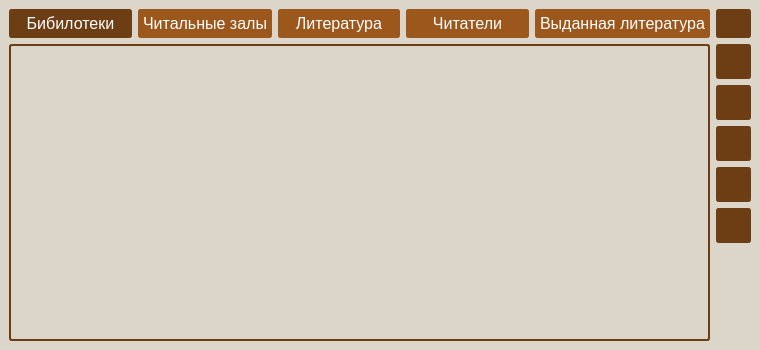
<?xml version="1.0" encoding="UTF-8"?>
<ui version="4.0">
 <class>MainWindow</class>
 <widget class="QMainWindow" name="MainWindow">
  <property name="geometry">
   <rect>
    <x>0</x>
    <y>0</y>
    <width>760</width>
    <height>350</height>
   </rect>
  </property>
  <property name="minimumSize">
   <size>
    <width>760</width>
    <height>350</height>
   </size>
  </property>
  <property name="maximumSize">
   <size>
    <width>16777215</width>
    <height>16777215</height>
   </size>
  </property>
  <property name="windowTitle">
   <string>Library</string>
  </property>
  <property name="windowIcon">
   <iconset resource="resource.qrc">
    <normaloff>:/icons/lib.png</normaloff>:/icons/lib.png</iconset>
  </property>
  <property name="styleSheet">
   <string notr="true">QWidget {
background-color: #DCD6CA;
}

QPushButton {
background-color: #9C571C;
color: white;
font-size: 12pt;
border: 2px solid #9C571C;
border-radius: 3px;
padding: 3px;
font-weight: 400;
}

QPushButton:hover{
  background-color: #9C571C;
}

QPushButton:pressed{
  background-color: #6D3D14;
  color: white;
  border: 2px solid #6D3D14;
}

QPushButton:checked{
  background-color: #6D3D14;
  color: white;
  border: 2px solid #6D3D14;
}

QTableWidget {
background-color: #DCD6CA;
color: #3c3b3a;
font-size: 10pt;
border: 2px solid #6D3D14;
border-radius: 3px;
}

</string>
  </property>
  <property name="iconSize">
   <size>
    <width>24</width>
    <height>24</height>
   </size>
  </property>
  <widget class="QWidget" name="centralwidget">
   <layout class="QVBoxLayout" name="verticalLayout">
    <item>
     <layout class="QGridLayout" name="gridLayout">
      <item row="3" column="1">
       <widget class="QPushButton" name="editing_btn">
        <property name="sizePolicy">
         <sizepolicy hsizetype="Fixed" vsizetype="MinimumExpanding">
          <horstretch>0</horstretch>
          <verstretch>0</verstretch>
         </sizepolicy>
        </property>
        <property name="minimumSize">
         <size>
          <width>35</width>
          <height>35</height>
         </size>
        </property>
        <property name="maximumSize">
         <size>
          <width>35</width>
          <height>35</height>
         </size>
        </property>
        <property name="cursor">
         <cursorShape>PointingHandCursor</cursorShape>
        </property>
        <property name="styleSheet">
         <string notr="true">QPushButton{
	padding: 0px;
	font-size: 14pt;
	background-color: #6D3D14;
	color: #DCD6CA;
    border: 2px solid #6D3D14;
}

QPushButton:hover {
	background-color: #6D3D14;
	color: #DCD6CA;
    border: 2px solid #6D3D14;
}

QPushButton:pressed {
	background-color: #9C571C;
	color: #DCD6CA;
    border: 2px solid #9C571C;
}</string>
        </property>
        <property name="text">
         <string/>
        </property>
        <property name="icon">
         <iconset resource="resource.qrc">
          <normaloff>:/btn/edit_white_24dp.svg</normaloff>:/btn/edit_white_24dp.svg</iconset>
        </property>
        <property name="iconSize">
         <size>
          <width>20</width>
          <height>20</height>
         </size>
        </property>
       </widget>
      </item>
      <item row="11" column="1">
       <spacer name="verticalSpacer">
        <property name="orientation">
         <enum>Qt::Vertical</enum>
        </property>
        <property name="sizeType">
         <enum>QSizePolicy::Fixed</enum>
        </property>
        <property name="sizeHint" stdset="0">
         <size>
          <width>20</width>
          <height>35</height>
         </size>
        </property>
       </spacer>
      </item>
      <item row="1" column="1">
       <widget class="QPushButton" name="safe_btn">
        <property name="sizePolicy">
         <sizepolicy hsizetype="Fixed" vsizetype="MinimumExpanding">
          <horstretch>0</horstretch>
          <verstretch>0</verstretch>
         </sizepolicy>
        </property>
        <property name="minimumSize">
         <size>
          <width>35</width>
          <height>35</height>
         </size>
        </property>
        <property name="maximumSize">
         <size>
          <width>35</width>
          <height>35</height>
         </size>
        </property>
        <property name="cursor">
         <cursorShape>PointingHandCursor</cursorShape>
        </property>
        <property name="styleSheet">
         <string notr="true">QPushButton{
	padding: 0px;
	font-size: 14pt;
	background-color: #6D3D14;
	color: #DCD6CA;
    border: 2px solid #6D3D14;
}

QPushButton:hover {
	background-color: #6D3D14;
	color: #DCD6CA;
    border: 2px solid #6D3D14;
}

QPushButton:pressed {
	background-color: #9C571C;
	color: #DCD6CA;
    border: 2px solid #9C571C;
}</string>
        </property>
        <property name="text">
         <string/>
        </property>
        <property name="icon">
         <iconset resource="resource.qrc">
          <normaloff>:/btn/save_white_24dp (1).svg</normaloff>:/btn/save_white_24dp (1).svg</iconset>
        </property>
        <property name="iconSize">
         <size>
          <width>20</width>
          <height>20</height>
         </size>
        </property>
       </widget>
      </item>
      <item row="4" column="1">
       <widget class="QPushButton" name="report_btn">
        <property name="sizePolicy">
         <sizepolicy hsizetype="Fixed" vsizetype="MinimumExpanding">
          <horstretch>0</horstretch>
          <verstretch>0</verstretch>
         </sizepolicy>
        </property>
        <property name="minimumSize">
         <size>
          <width>35</width>
          <height>35</height>
         </size>
        </property>
        <property name="maximumSize">
         <size>
          <width>35</width>
          <height>35</height>
         </size>
        </property>
        <property name="cursor">
         <cursorShape>PointingHandCursor</cursorShape>
        </property>
        <property name="styleSheet">
         <string notr="true">QPushButton{
	padding: 0px;
	font-size: 14pt;
	background-color: #6D3D14;
	color: #DCD6CA;
    border: 2px solid #6D3D14;
}

QPushButton:hover {
	background-color: #6D3D14;
	color: #DCD6CA;
    border: 2px solid #6D3D14;
}

QPushButton:pressed {
	background-color: #9C571C;
	color: #DCD6CA;
    border: 2px solid #9C571C;
}</string>
        </property>
        <property name="text">
         <string/>
        </property>
        <property name="icon">
         <iconset resource="resource.qrc">
          <normaloff>:/btn/feed_white_24dp.svg</normaloff>:/btn/feed_white_24dp.svg</iconset>
        </property>
        <property name="iconSize">
         <size>
          <width>20</width>
          <height>20</height>
         </size>
        </property>
       </widget>
      </item>
      <item row="0" column="1">
       <widget class="QPushButton" name="logout_btn">
        <property name="sizePolicy">
         <sizepolicy hsizetype="Fixed" vsizetype="Ignored">
          <horstretch>0</horstretch>
          <verstretch>0</verstretch>
         </sizepolicy>
        </property>
        <property name="minimumSize">
         <size>
          <width>35</width>
          <height>0</height>
         </size>
        </property>
        <property name="maximumSize">
         <size>
          <width>35</width>
          <height>16777215</height>
         </size>
        </property>
        <property name="cursor">
         <cursorShape>PointingHandCursor</cursorShape>
        </property>
        <property name="styleSheet">
         <string notr="true">QPushButton{
	padding: 0px;
	font-size: 14pt;
	background-color: #6D3D14;
	color: #DCD6CA;
    border: 2px solid #6D3D14;
}

QPushButton:hover {
	background-color: #6D3D14;
	color: #DCD6CA;
    border: 2px solid #6D3D14;
}

QPushButton:pressed {
	background-color: #9C571C;
	color: #DCD6CA;
    border: 2px solid #9C571C;
}</string>
        </property>
        <property name="text">
         <string/>
        </property>
        <property name="icon">
         <iconset resource="resource.qrc">
          <normaloff>:/btn/logout_white_24dp.svg</normaloff>:/btn/logout_white_24dp.svg</iconset>
        </property>
        <property name="iconSize">
         <size>
          <width>20</width>
          <height>20</height>
         </size>
        </property>
       </widget>
      </item>
      <item row="2" column="1">
       <widget class="QPushButton" name="new_btn">
        <property name="sizePolicy">
         <sizepolicy hsizetype="Fixed" vsizetype="MinimumExpanding">
          <horstretch>0</horstretch>
          <verstretch>0</verstretch>
         </sizepolicy>
        </property>
        <property name="minimumSize">
         <size>
          <width>35</width>
          <height>35</height>
         </size>
        </property>
        <property name="maximumSize">
         <size>
          <width>35</width>
          <height>35</height>
         </size>
        </property>
        <property name="cursor">
         <cursorShape>PointingHandCursor</cursorShape>
        </property>
        <property name="styleSheet">
         <string notr="true">QPushButton{
	padding: 0px;
	font-size: 14pt;
	background-color: #6D3D14;
	color: #DCD6CA;
    border: 2px solid #6D3D14;
}

QPushButton:hover {
	background-color: #6D3D14;
	color: #DCD6CA;
    border: 2px solid #6D3D14;
}

QPushButton:pressed {
	background-color: #9C571C;
	color: #DCD6CA;
    border: 2px solid #9C571C;
}</string>
        </property>
        <property name="text">
         <string/>
        </property>
        <property name="icon">
         <iconset resource="resource.qrc">
          <normaloff>:/btn/add_white_24dp.svg</normaloff>:/btn/add_white_24dp.svg</iconset>
        </property>
        <property name="iconSize">
         <size>
          <width>20</width>
          <height>20</height>
         </size>
        </property>
       </widget>
      </item>
      <item row="5" column="1">
       <widget class="QPushButton" name="del_btn">
        <property name="sizePolicy">
         <sizepolicy hsizetype="Fixed" vsizetype="Fixed">
          <horstretch>0</horstretch>
          <verstretch>0</verstretch>
         </sizepolicy>
        </property>
        <property name="minimumSize">
         <size>
          <width>35</width>
          <height>35</height>
         </size>
        </property>
        <property name="maximumSize">
         <size>
          <width>35</width>
          <height>35</height>
         </size>
        </property>
        <property name="cursor">
         <cursorShape>PointingHandCursor</cursorShape>
        </property>
        <property name="styleSheet">
         <string notr="true">QPushButton{
	padding: 0px;
	font-size: 14pt;
	background-color: #6D3D14;
	color: #DCD6CA;
    border: 2px solid #6D3D14;
}

QPushButton:hover {
	background-color: #6D3D14;
	color: #DCD6CA;
    border: 2px solid #6D3D14;
}

QPushButton:pressed {
	background-color: #9C571C;
	color: #DCD6CA;
    border: 2px solid #9C571C;
}</string>
        </property>
        <property name="text">
         <string/>
        </property>
        <property name="icon">
         <iconset resource="resource.qrc">
          <normaloff>:/btn/delete_white_24dp.svg</normaloff>:/btn/delete_white_24dp.svg</iconset>
        </property>
        <property name="iconSize">
         <size>
          <width>20</width>
          <height>20</height>
         </size>
        </property>
       </widget>
      </item>
      <item row="0" column="0">
       <layout class="QHBoxLayout" name="base_Layout">
        <item>
         <widget class="QPushButton" name="lib_btn">
          <property name="cursor">
           <cursorShape>PointingHandCursor</cursorShape>
          </property>
          <property name="text">
           <string>Бибилотеки</string>
          </property>
          <property name="icon">
           <iconset resource="resource.qrc">
            <normaloff>:/icons/local_library_white_24dp.svg</normaloff>:/icons/local_library_white_24dp.svg</iconset>
          </property>
          <property name="checkable">
           <bool>true</bool>
          </property>
          <property name="checked">
           <bool>true</bool>
          </property>
         </widget>
        </item>
        <item>
         <widget class="QPushButton" name="room_btn">
          <property name="cursor">
           <cursorShape>PointingHandCursor</cursorShape>
          </property>
          <property name="text">
           <string>Читальные залы</string>
          </property>
          <property name="icon">
           <iconset resource="resource.qrc">
            <normaloff>:/icons/event_seat_white_24dp.svg</normaloff>:/icons/event_seat_white_24dp.svg</iconset>
          </property>
          <property name="checkable">
           <bool>true</bool>
          </property>
         </widget>
        </item>
        <item>
         <widget class="QPushButton" name="book_btn">
          <property name="cursor">
           <cursorShape>PointingHandCursor</cursorShape>
          </property>
          <property name="text">
           <string>Литература</string>
          </property>
          <property name="icon">
           <iconset resource="resource.qrc">
            <normaloff>:/icons/book_white_24dp.svg</normaloff>:/icons/book_white_24dp.svg</iconset>
          </property>
          <property name="checkable">
           <bool>true</bool>
          </property>
         </widget>
        </item>
        <item>
         <widget class="QPushButton" name="readers_btn">
          <property name="cursor">
           <cursorShape>PointingHandCursor</cursorShape>
          </property>
          <property name="text">
           <string>Читатели</string>
          </property>
          <property name="icon">
           <iconset resource="resource.qrc">
            <normaloff>:/icons/people_white_24dp.svg</normaloff>:/icons/people_white_24dp.svg</iconset>
          </property>
          <property name="checkable">
           <bool>true</bool>
          </property>
         </widget>
        </item>
        <item>
         <widget class="QPushButton" name="is_btn">
          <property name="cursor">
           <cursorShape>PointingHandCursor</cursorShape>
          </property>
          <property name="text">
           <string>Выданная литература</string>
          </property>
          <property name="icon">
           <iconset resource="resource.qrc">
            <normaloff>:/icons/pan_tool_white_24dp.svg</normaloff>:/icons/pan_tool_white_24dp.svg</iconset>
          </property>
          <property name="checkable">
           <bool>true</bool>
          </property>
         </widget>
        </item>
       </layout>
      </item>
      <item row="1" column="0" rowspan="12">
       <widget class="QTableWidget" name="tableWidget">
        <property name="minimumSize">
         <size>
          <width>0</width>
          <height>0</height>
         </size>
        </property>
        <property name="maximumSize">
         <size>
          <width>16777215</width>
          <height>16777215</height>
         </size>
        </property>
        <property name="palette">
         <palette>
          <active>
           <colorrole role="WindowText">
            <brush brushstyle="SolidPattern">
             <color alpha="255">
              <red>60</red>
              <green>59</green>
              <blue>58</blue>
             </color>
            </brush>
           </colorrole>
           <colorrole role="Button">
            <brush brushstyle="SolidPattern">
             <color alpha="255">
              <red>220</red>
              <green>214</green>
              <blue>202</blue>
             </color>
            </brush>
           </colorrole>
           <colorrole role="Text">
            <brush brushstyle="SolidPattern">
             <color alpha="255">
              <red>60</red>
              <green>59</green>
              <blue>58</blue>
             </color>
            </brush>
           </colorrole>
           <colorrole role="ButtonText">
            <brush brushstyle="SolidPattern">
             <color alpha="255">
              <red>60</red>
              <green>59</green>
              <blue>58</blue>
             </color>
            </brush>
           </colorrole>
           <colorrole role="Base">
            <brush brushstyle="SolidPattern">
             <color alpha="255">
              <red>220</red>
              <green>214</green>
              <blue>202</blue>
             </color>
            </brush>
           </colorrole>
           <colorrole role="Window">
            <brush brushstyle="SolidPattern">
             <color alpha="255">
              <red>220</red>
              <green>214</green>
              <blue>202</blue>
             </color>
            </brush>
           </colorrole>
           <colorrole role="Highlight">
            <brush brushstyle="SolidPattern">
             <color alpha="255">
              <red>225</red>
              <green>124</green>
              <blue>41</blue>
             </color>
            </brush>
           </colorrole>
           <colorrole role="Link">
            <brush brushstyle="SolidPattern">
             <color alpha="255">
              <red>156</red>
              <green>87</green>
              <blue>28</blue>
             </color>
            </brush>
           </colorrole>
           <colorrole role="LinkVisited">
            <brush brushstyle="SolidPattern">
             <color alpha="255">
              <red>109</red>
              <green>61</green>
              <blue>20</blue>
             </color>
            </brush>
           </colorrole>
           <colorrole role="PlaceholderText">
            <brush brushstyle="SolidPattern">
             <color alpha="128">
              <red>60</red>
              <green>59</green>
              <blue>58</blue>
             </color>
            </brush>
           </colorrole>
          </active>
          <inactive>
           <colorrole role="WindowText">
            <brush brushstyle="SolidPattern">
             <color alpha="255">
              <red>60</red>
              <green>59</green>
              <blue>58</blue>
             </color>
            </brush>
           </colorrole>
           <colorrole role="Button">
            <brush brushstyle="SolidPattern">
             <color alpha="255">
              <red>220</red>
              <green>214</green>
              <blue>202</blue>
             </color>
            </brush>
           </colorrole>
           <colorrole role="Text">
            <brush brushstyle="SolidPattern">
             <color alpha="255">
              <red>60</red>
              <green>59</green>
              <blue>58</blue>
             </color>
            </brush>
           </colorrole>
           <colorrole role="ButtonText">
            <brush brushstyle="SolidPattern">
             <color alpha="255">
              <red>60</red>
              <green>59</green>
              <blue>58</blue>
             </color>
            </brush>
           </colorrole>
           <colorrole role="Base">
            <brush brushstyle="SolidPattern">
             <color alpha="255">
              <red>220</red>
              <green>214</green>
              <blue>202</blue>
             </color>
            </brush>
           </colorrole>
           <colorrole role="Window">
            <brush brushstyle="SolidPattern">
             <color alpha="255">
              <red>220</red>
              <green>214</green>
              <blue>202</blue>
             </color>
            </brush>
           </colorrole>
           <colorrole role="Highlight">
            <brush brushstyle="SolidPattern">
             <color alpha="255">
              <red>225</red>
              <green>124</green>
              <blue>41</blue>
             </color>
            </brush>
           </colorrole>
           <colorrole role="Link">
            <brush brushstyle="SolidPattern">
             <color alpha="255">
              <red>156</red>
              <green>87</green>
              <blue>28</blue>
             </color>
            </brush>
           </colorrole>
           <colorrole role="LinkVisited">
            <brush brushstyle="SolidPattern">
             <color alpha="255">
              <red>109</red>
              <green>61</green>
              <blue>20</blue>
             </color>
            </brush>
           </colorrole>
           <colorrole role="PlaceholderText">
            <brush brushstyle="SolidPattern">
             <color alpha="128">
              <red>60</red>
              <green>59</green>
              <blue>58</blue>
             </color>
            </brush>
           </colorrole>
          </inactive>
          <disabled>
           <colorrole role="WindowText">
            <brush brushstyle="SolidPattern">
             <color alpha="255">
              <red>60</red>
              <green>59</green>
              <blue>58</blue>
             </color>
            </brush>
           </colorrole>
           <colorrole role="Button">
            <brush brushstyle="SolidPattern">
             <color alpha="255">
              <red>220</red>
              <green>214</green>
              <blue>202</blue>
             </color>
            </brush>
           </colorrole>
           <colorrole role="Text">
            <brush brushstyle="SolidPattern">
             <color alpha="255">
              <red>60</red>
              <green>59</green>
              <blue>58</blue>
             </color>
            </brush>
           </colorrole>
           <colorrole role="ButtonText">
            <brush brushstyle="SolidPattern">
             <color alpha="255">
              <red>60</red>
              <green>59</green>
              <blue>58</blue>
             </color>
            </brush>
           </colorrole>
           <colorrole role="Base">
            <brush brushstyle="SolidPattern">
             <color alpha="255">
              <red>220</red>
              <green>214</green>
              <blue>202</blue>
             </color>
            </brush>
           </colorrole>
           <colorrole role="Window">
            <brush brushstyle="SolidPattern">
             <color alpha="255">
              <red>220</red>
              <green>214</green>
              <blue>202</blue>
             </color>
            </brush>
           </colorrole>
           <colorrole role="Link">
            <brush brushstyle="SolidPattern">
             <color alpha="255">
              <red>156</red>
              <green>87</green>
              <blue>28</blue>
             </color>
            </brush>
           </colorrole>
           <colorrole role="LinkVisited">
            <brush brushstyle="SolidPattern">
             <color alpha="255">
              <red>109</red>
              <green>61</green>
              <blue>20</blue>
             </color>
            </brush>
           </colorrole>
           <colorrole role="PlaceholderText">
            <brush brushstyle="SolidPattern">
             <color alpha="128">
              <red>60</red>
              <green>59</green>
              <blue>58</blue>
             </color>
            </brush>
           </colorrole>
          </disabled>
         </palette>
        </property>
        <property name="styleSheet">
         <string notr="true">QHeaderView::section { 
background-color: #9C571C; 
color: white; 

}

QTableWidget::item:selected {
    background-color: #B98960;
}

QTableWidget::item {
    color: #6D3D14;
	 border: none;
}

QHeaderView::section {
    border: none;
	padding-left: 5px;
	padding-right: 5px;
	font-size: 10pt;
}

QTableView::item {
    border-right: 1px solid #6D3D14;
}



QScrollBar:horizontal {
    background: #DCD6CA; /* Задает цвет фона горизонтального скроллбара */
}

QScrollBar::handle:horizontal {
    background: #6D3D14; /* Задает цвет ползунка горизонтального скроллбара */
	border-radius: 3px;
}
QScrollBar:vertical {
    background: #DCD6CA; /* Задает цвет фона вертикального скроллбара */
}

QScrollBar::handle:vertical {
    background: #6D3D14; /* Задает цвет ползунка вертикального скроллбара */
	border-radius: 3px;
}

QTableWidget::selection {
    background-color: #B98960;
}</string>
        </property>
        <property name="rowCount">
         <number>0</number>
        </property>
        <property name="columnCount">
         <number>0</number>
        </property>
        <attribute name="horizontalHeaderVisible">
         <bool>true</bool>
        </attribute>
        <attribute name="horizontalHeaderCascadingSectionResizes">
         <bool>false</bool>
        </attribute>
        <attribute name="horizontalHeaderHighlightSections">
         <bool>true</bool>
        </attribute>
       </widget>
      </item>
     </layout>
    </item>
   </layout>
  </widget>
 </widget>
 <resources>
  <include location="resource.qrc"/>
 </resources>
 <connections/>
</ui>
